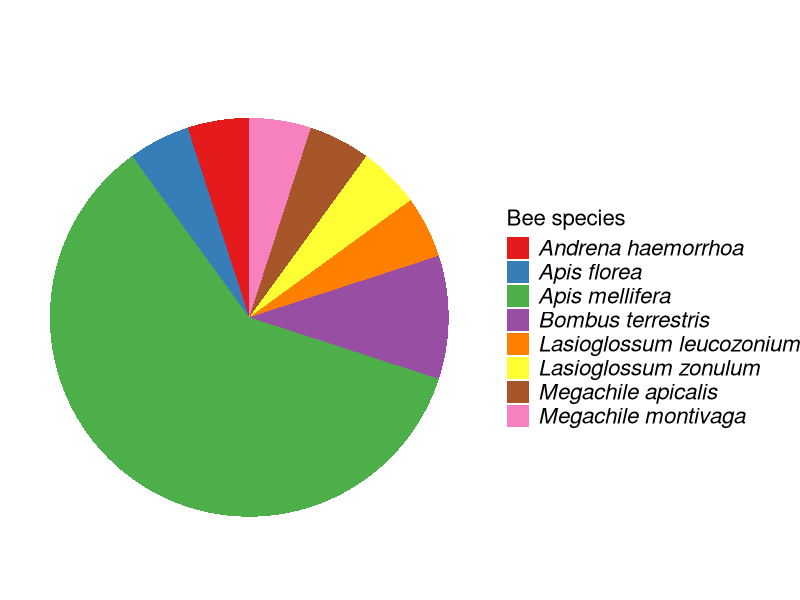

Generate this figure with R: (Note: this script raises an error after producing the figure.)
################################################################################
#### Ecological Synthesis Lab (SintECO): https://marcomellolab.wordpress.com

#### Authors: Cristina A. Kita, Isabel Alves-dos-Santos, Michael Hrncir, 
#### & Marco A. R. Mello

#### See README for further info:
#### https://github.com/CKita/BeeFlow#readme
################################################################################


################################################################################
########################### BEES - ABUNDANCE ###################################
################################################################################


#Let's get ready for running the code provided here. 

#Set the working directory to the source of this script file.   
setwd(dirname(rstudioapi::getActiveDocumentContext()$path))
getwd()

#Delete all previous objects.
rm(list= ls())

#Load or install the required packages
if(!require(ggplot2)){
  install.packages("ggplot2")
  library(ggplot2)
}

if(!require(dplyr)){
  install.packages("dplyr")
  library(dplyr)
}

if(!require(vcd)){
  install.packages("vcd")
  library(vcd)
}


# First, let's import and check our data set.
WithApis <- read.csv("../Data/withApis.csv", h= T, sep = ";")
class(WithApis)
str(WithApis)
head(WithApis)
tail(WithApis)


# Count the bee species

beeSpecies <- WithApis$BeeSpecies
beeSpecies <- as.data.frame(beeSpecies)
speciesCount <- table(beeSpecies)
print(speciesCount)

# Convert the table to a data frame 
df_speciesCount <- as.data.frame(speciesCount)
colnames(df_speciesCount) <- c("Species", "Frequency")
print(df_speciesCount)

# Plot the pie chart
g1 <- ggplot(df_speciesCount, aes(x = "", y = Frequency, fill = Species)) +
  geom_bar(stat = "identity", width = 1) +
  coord_polar("y", start = 0) +
  theme_void() + 
  labs(fill = "Bee species") +
  ggtitle("") +
  scale_fill_brewer(palette = "Set1") +
  theme(
    plot.title = element_text(size = 20, face = "bold",hjust = 0.5),     
    legend.title = element_text(size = 16),                  
    legend.text = element_text(size = 16, face = "italic")                    
  )

g1

#Export the pie chart as PNG image.
png("../Figure/withApis.png", res = 300,
    width = 4000, height = 2000, unit = "px")
g1

dev.off()

########################### THE END ############################################
